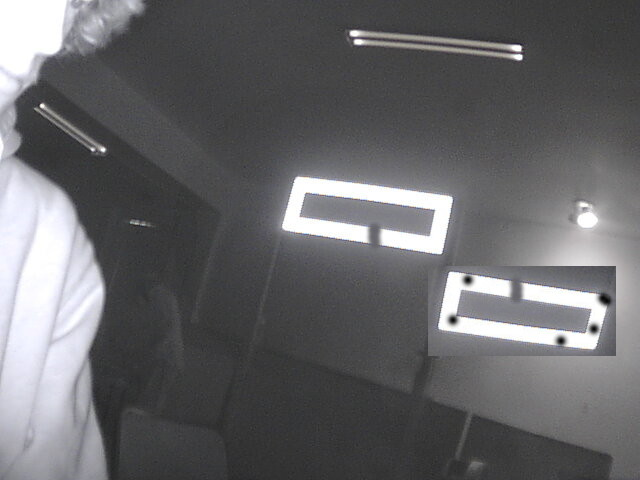
#> input picture src/test_image.jpg, 640 x 480 px, given in place of the camera
$ python Processor.py   (Python 2 division)   (older library calls are emulated)
#> lines starting #> are read from the running program, lines starting #| are printed output that depends on the picture; after the words box and inside, x2 and y2 are one past the last pixel; in counts of white or black regions, pixels touching at a corner belong together
#> further down, img is the input picture: shape (480, 640, 3); mean B, G, R 104.5, 102.2, 102.3
# This file is part of the project High Tekerz 2013 Vision Code.
#
# the project High Tekerz 2013 Vision Code is free software: you can redistribute it and/or modify
# it under the terms of the GNU General Public License as published by
# the Free Software Foundation, either version 3 of the License, or
# (at your option) any later version.
#
# High Tekerz 2013 Vision Code is distributed in the hope that it will be useful,
# but WITHOUT ANY WARRANTY; without even the implied warranty of
# MERCHANTABILITY or FITNESS FOR A PARTICULAR PURPOSE.  See the
# GNU General Public License for more details.
#
# You should have received a copy of the GNU General Public License
# along with the project High Tekerz 2013 Vision Code.  If not, see <http://www.gnu.org/licenses/>.


import numpy as np
import cv2
import math

class Processor:
    """
    Processor: Used to process images
    """

    tmin1 = 0
    tmin2 = 0
    tmin3 = 200

    tmax1 = 255
    tmax2 = 255
    tmax3 = 255

    scale = 0.02

    # TODO: Calculate this
    distanceToTarget = 0

    # The centerpoints ordered from left to right
    centerpoints = []

    def find_squares(self, img, debug = True, time = 0):
        """
        find_squares: used to find squares in an image

        params:
            img: image to process

        return:
            An image of the same size with drawn outlines and
            The number of squares found
        """
#> called with debug = True, time = 0

        # Blur the image
        img = cv2.GaussianBlur(img, (5, 5), 0)

        # Create Thresh values from slider
        THRESH_MIN = np.array([self.tmin1, self.tmin2, self.tmin3],np.uint8)
        THRESH_MAX = np.array([self.tmax1, self.tmax2, self.tmax3],np.uint8)

        # Convert image to hsv
        hsv_img = cv2.cvtColor(img,cv2.COLOR_BGR2HSV)
#> hsv_img: shape (480, 640, 3); mean H, S, V 83.5, 6.3, 104.7

        # Do in range
        thresh = cv2.inRange(hsv_img, THRESH_MIN, THRESH_MAX)
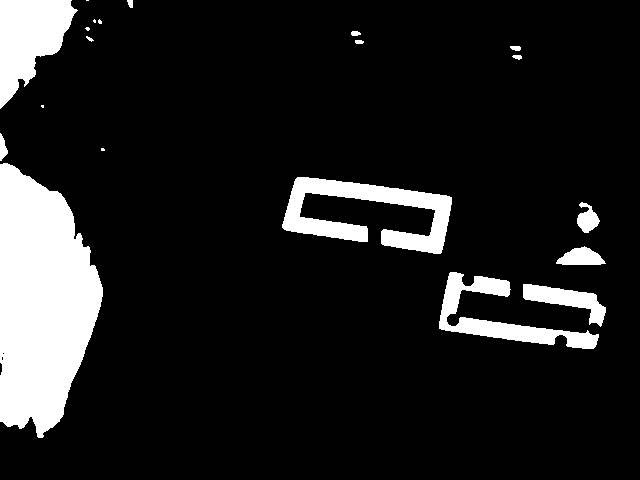
#> thresh: shape (480, 640); 12.1% white; 20 white regions (6 under 20 px), largest, box (x1, y1, x2, y2) and area: (0, 163, 103, 438) 20220, (282, 177, 452, 254) 5651, (0, 0, 78, 109) 4977

        thresh = cv2.dilate(thresh, None)
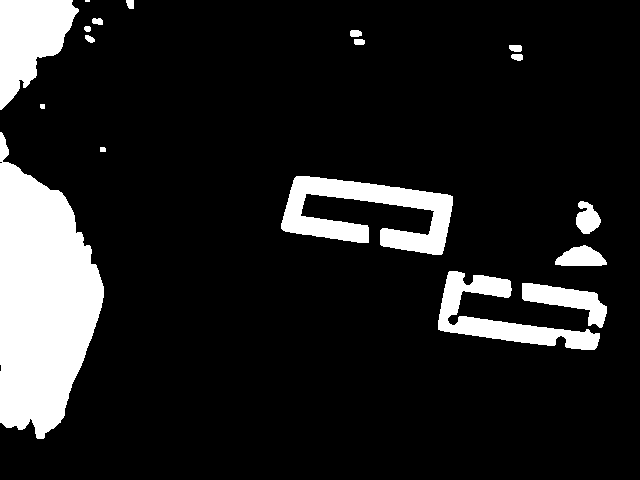
#> thresh: shape (480, 640); 13.2% white; 18 white regions (1 under 20 px), largest, box (x1, y1, x2, y2) and area: (0, 132, 104, 439) 20969, (281, 176, 453, 255) 6505, (0, 0, 79, 110) 5201

        thresh = cv2.erode(thresh, None)
#> thresh: shape (480, 640); 12.2% white; 19 white regions (4 under 20 px)

        # Show the threshed image
        if debug:
            cv2.imshow('thresh', thresh);

        # Storage for squares
        squares = []

        # Get all contours
        contours, hierarchy = cv2.findContours(thresh, cv2.RETR_TREE, cv2.CHAIN_APPROX_SIMPLE)
#> contours = 19 contours, 6 with area under 20; largest, box (x1, y1, x2, y2) and area: (0, 163, 103, 438) 19919, (282, 177, 452, 254) 5288, (0, 0, 78, 109) 4814, (439, 272, 599, 349) 3290, (523, 284, 606, 327) 1336

        self.centerpoints = []

        # Check if the contours have 4 sides and store it if it does
        for contour in contours:
            # New way
            if True:
                if cv2.contourArea(contour) > 1000:

                    hull = cv2.convexHull(contour)
                    hull = cv2.approxPolyDP(hull, 0.04*cv2.arcLength(hull, True), True)

                    if len(hull) == 4:
                        length1 = self.lineLength(hull[0][0], hull[1][0])
                        length2 = self.lineLength(hull[3][0], hull[2][0])

                        dimentionThreshX = self.lineLength(hull[0][0], hull[1][0])
                        dimentionThreshY = self.lineLength(hull[1][0], hull[2][0])

                        if dimentionThreshY > 0:
                            dimentionThresh = dimentionThreshX / dimentionThreshY
                        else:
                            dimentionThresh = 0

                        # bs check right now, change to only do squares within range
                        if dimentionThresh < 3:
                            if time == 0:
                                cv2.drawContours(img, [hull], 0, (255,255,255), thickness = -1)
                            else:
                                center = self.calculateCenterPoint(hull)
                                self.centerpoints.append(center)
                                cv2.circle(img, center, 4, (0,255,0), 1)
                                cv2.drawContours(img, [hull], 0, (0,255,0), thickness = 2)
                self.organizePoints()
            # "Working" way
            if False:
                rect = cv2.minAreaRect(contour)

                # Find four vertices of rectangle from above rect
                box = cv2.cv.BoxPoints(rect)

                # Round the values and make it integers
                box = np.int0(np.around(box))

                # The box array looks like this
                # [
                #     point top right,
                #     point top left,
                #     point bottom left,
                #     point bottom right
                # ]

                #calculate the width / length
                dimentionThreshX = self.lineLength(box[0], box[1])
                dimentionThreshY = self.lineLength(box[1], box[2])

                #dimentionThreshX = box[0][0] - box[1][0]
                #dimentionThreshY = box[1][1] - box[2][1]

                if dimentionThreshY > 0:
                    dimentionThresh = dimentionThreshX / dimentionThreshY
                else:
                    dimentionThresh = 0

                # [10 lines of commented-out code are left out]
                if dimentionThresh > 2.6 and dimentionThresh < 3.5:
                    print dimentionThresh
                    print box
                    squares.append(box)
#> this loop made 19 passes
#> (hull, length1, length2, dimentionThreshX, dimentionThreshY) on passes 1, 2, 5, 19: ([[523, 284], [595, 294], [601, 325], [525, 299]], 72.69, 80.32, 72.69, 31.58), ([[449, 273], [506, 280], [596, 344], [441, 329]], 57.43, 155.7, 57.43, 110.4), ([[294, 181], [449, 196], [441, 252], [286, 230]], 155.7, 156.6, 155.7, 56.57), ([[71, 0], [59, 49], [0, 108], [0, 0]], 50.45, 108, 50.45, 83.44)
#> contour on pass 18: [[86, 0], [88, 0]]
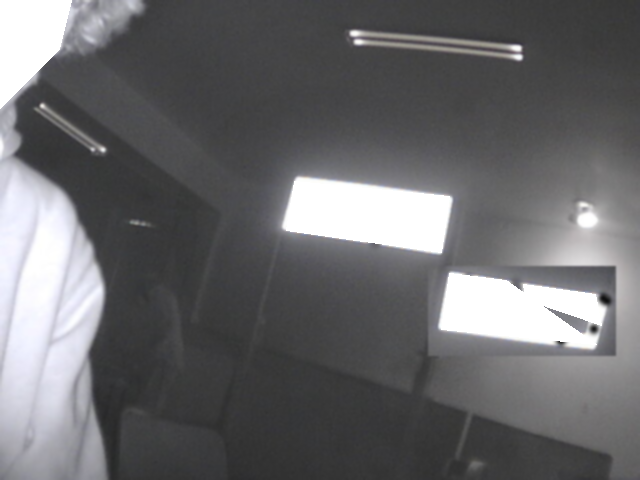
#> img: shape (480, 640, 3); mean of channels 0, 1, 2 107.4, 105.3, 105.5; drawn as B, G, R
#> after the loop, self.centerpoints = []; squares = []

        self.lastPoints = squares
#> self.lastPoints = []

        # Draw all the squares
        cv2.polylines(img, squares, True, (0, 255, 0), 2)

        # Return the image we drew on and the number of squares found
        if time == 0:
            return self.find_squares(img, time = 1)
#> call 2 of find_squares, with debug = True, time = 1
#> in find_squares (call 2), `hsv_img = cv2.cvtColor(img,cv2.COLOR_BGR2HSV)`: hsv_img: shape (480, 640, 3); mean H, S, V 81, 5.8, 107.6
#> in find_squares (call 2), `thresh = cv2.inRange(hsv_img, THRESH_MIN, THRESH_MAX)`:
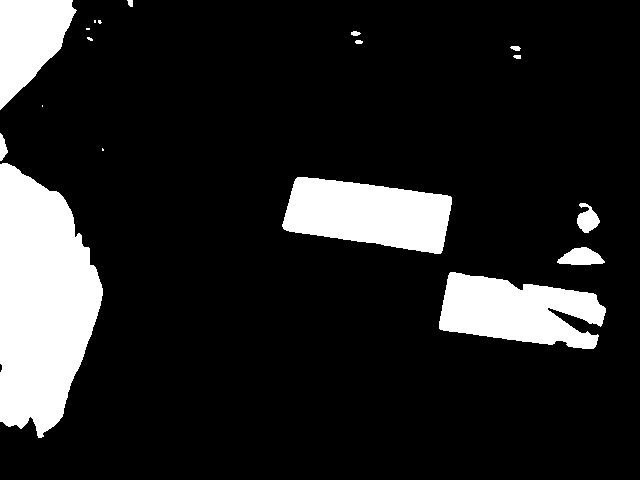
#> thresh: shape (480, 640); 14.5% white; 18 white regions (6 under 20 px), largest, box (x1, y1, x2, y2) and area: (0, 163, 103, 438) 20189, (282, 177, 452, 254) 9269, (439, 272, 606, 349) 8541
#> in find_squares (call 2), `thresh = cv2.dilate(thresh, None)`:
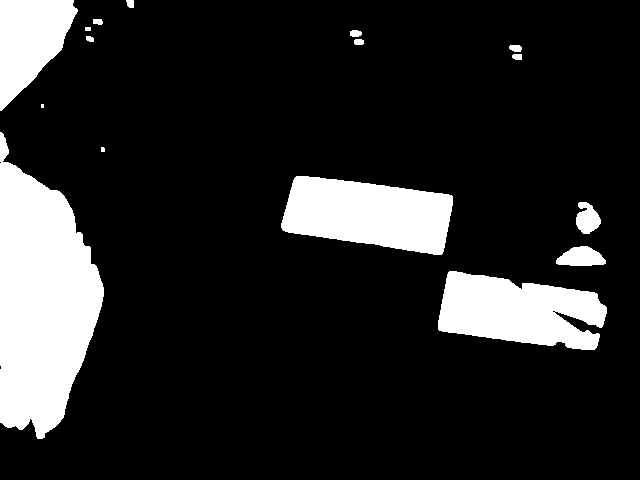
#> thresh: shape (480, 640); 15.3% white; 16 white regions (2 under 20 px), largest, box (x1, y1, x2, y2) and area: (0, 132, 104, 439) 20920, (281, 176, 453, 255) 9767, (438, 271, 607, 350) 9200
#> in find_squares (call 2), `thresh = cv2.erode(thresh, None)`: thresh: shape (480, 640); 14.5% white; 17 white regions (4 under 20 px)
#> in find_squares (call 2), `contours, hierarchy = cv2.findContours(thresh, cv2.RETR_TREE, cv2.CHAI..`: contours = 17 contours, 7 with area under 20; largest, box (x1, y1, x2, y2) and area: (0, 163, 103, 438) 19880, (282, 177, 452, 254) 9059, (439, 272, 606, 349) 8299, (0, 0, 77, 110) 5094, (557, 247, 605, 265) 536
#> the loop in find_squares (call 2), `for contour in contours:` made 17 passes
#> (hull, length1, length2, dimentionThreshX, dimentionThreshY, centerX in calculateCenterPoint) on passes 1, 4, 17: ([[448, 275], [593, 293], [596, 344], [440, 329]], 146.1, 156.7, 146.1, 51.09, 519), ([[294, 181], [450, 196], [442, 250], [286, 230]], 156.7, 157.3, 156.7, 54.59, 368), ([[72, 0], [60, 48], [0, 109], [0, 0]], 49.48, 109, 49.48, 85.56, 33)
#> contour on passes 6, 8, 14: [[102, 148], [102, 150], [103, 150], [103, 149]], [[42, 105], [42, 106]], [[86, 28], [86, 29], [89, 29], [89, 28]]
#> after the loop in find_squares (call 2), `for contour in contours:`:
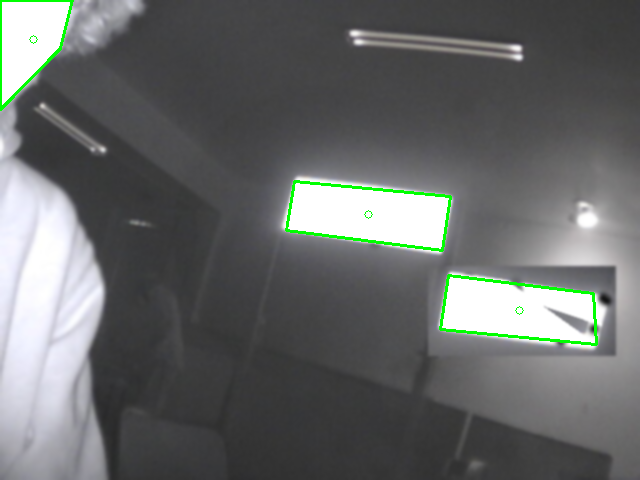
#> img: shape (480, 640, 3); mean of channels 0, 1, 2 104.9, 105.5, 103; drawn as B, G, R
#> after the loop in find_squares (call 2), `for contour in contours:`: self.centerpoints = [(33, 39), (368, 214), (519, 310)]
        else:
            return img, len(squares)

    def calculateDistance(self, rect):
        print "test"

    def lineLength(self, point1, point2):
        ans = pow(point2[0] - point1[0], 2) + pow(point2[1] - point1[1], 2)
        ans = math.sqrt(ans);
        return ans

    def calculateCenterPoint(self, rect):
        centerX = (rect[0][0][0] + rect[1][0][0] + rect[2][0][0] + rect[3][0][0]) / 4
        centerY = (rect[0][0][1] + rect[1][0][1] + rect[2][0][1] + rect[3][0][1]) / 4
        return (centerX, centerY)

    def organizePoints(self):
        self.centerpoints.sort()


    def min1(self, x):
        self.tmin1 = x

    def min2(self, x):
        self.tmin2 = x

    def min3(self, x):
        self.tmin3 = x

    def max1(self, x):
        self.tmax1 = x

    def max2(self, x):
        self.tmax2 = x

    def max3(self, x):
        self.tmax3 = x


#    The if __name__ determines the scope in which the
#    file is running. If it is the current file running we
#    will do the program. This is not needed but it is a
#    standard way of making sure it runs properly and a
#    way of putting an example of how to use a class
if __name__ == '__main__':
    # Create Processor object
    processor = Processor()

    # Create window
    cv2.namedWindow("Processed")

    # Create Video Capture
    cap = cv2.VideoCapture(0)

    while True:
        # Get the current camera image
        ret, img = cap.read()

        # Returns the image and the ammount of squares found
        img, num = processor.find_squares(img)
#> num = 0

        # Show the processed image
        cv2.imshow('Processed', img)

        # Wait for a key press
        if cv2.waitKey(30) >= 10:
            #Exit the wile loop
#> (key Esc is pressed here)
            break
